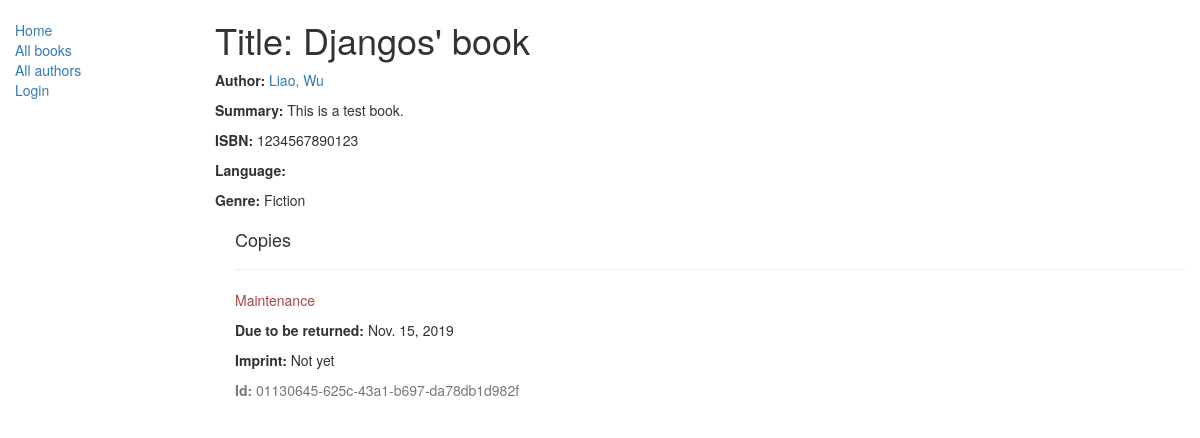
The app's page /catalog/book/1, older data.
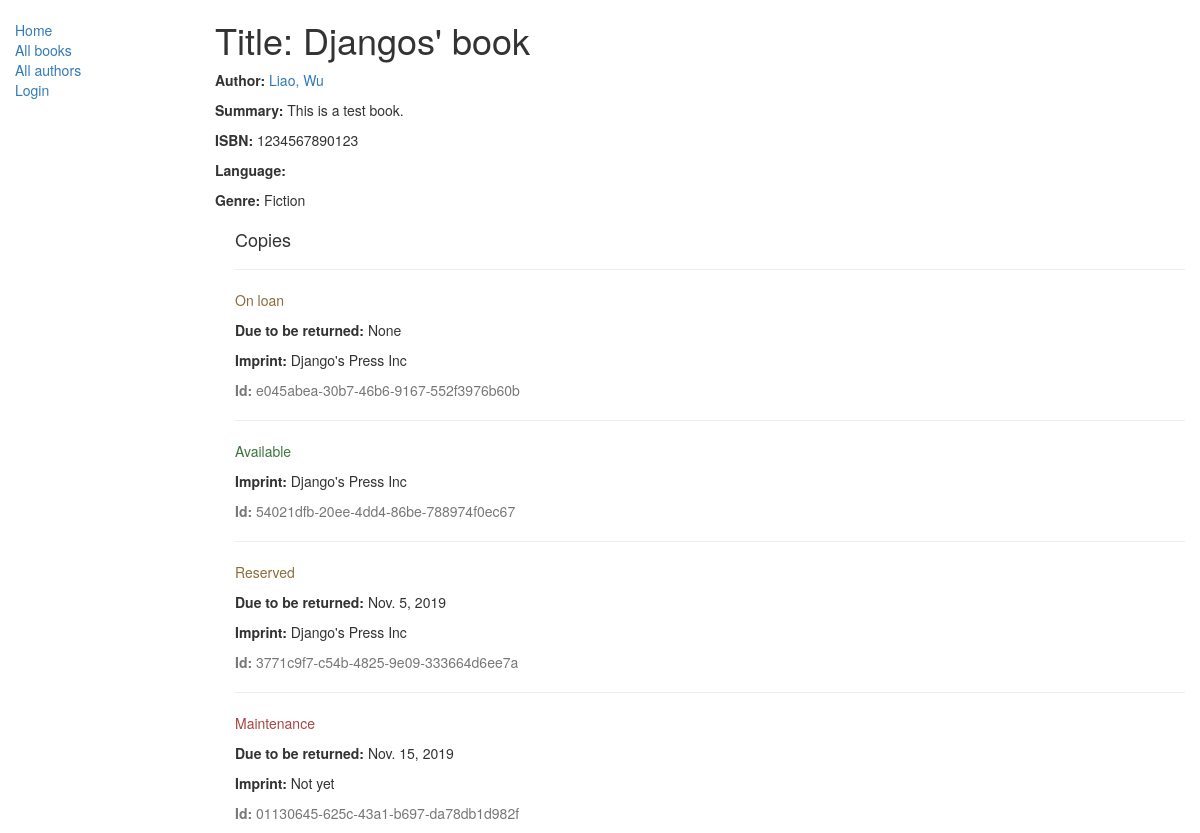
The same page, newer data.
### catalog/models.py (models this page shows, shortened)
class Book(models.Model):
       title = models.CharField(max_length=200)
       author = models.ForeignKey('Author', on_delete=models.SET_NULL, null=True)
       summary = models.TextField(max_length=1000, help_text="Enter a brief description of the book")
       isbn = models.CharField('ISBN',max_length=13, help_text='13 Character <a href="https://www.isbn-international.org/content/what-isbn">ISBN number</a>')
       genre = models.ManyToManyField(Genre, help_text="Select a genre for this book")
       def display_genre(self):
           """
           Creates a string for the Genre. This is required to display genre in Admin.
           """
           return ', '.join([ genre.name for genre in self.genre.all()[:3] ])
       display_genre.short_description = 'Genre'

class Author(models.Model):
      first_name = models.CharField(max_length=100)
      last_name = models.CharField(max_length=100)
      date_of_birth = models.DateField(null=True, blank=True)
      date_of_death = models.DateField('death', null=True, blank=True)
      def __str__(self):
       return '%s, %s' % (self.last_name, self.first_name)
      class Meta:
          ordering=['last_name']

class Genre(models.Model):
        name = models.CharField(max_length=200, help_text="Enter a book genre (e.g. Science Fiction, French Poetry etc.)")
        def __str__(self):
             return self.name

class BookInstance(models.Model):
        id = models.UUIDField(primary_key=True, default=uuid.uuid4, help_text="Unique ID for this particular book across whole library")
        book = models.ForeignKey('Book', on_delete=models.SET_NULL, null=True)
        imprint = models.CharField(max_length=200)
        due_back = models.DateField(null=True, blank=True)
        LOAN_STATUS = (
           ('m', 'Maintenance'),
           ('o', 'On loan'),
           ('a', 'Available'),
           ('r', 'Reserved'),
         )
        status = models.CharField(max_length=1, choices=LOAN_STATUS, blank=True, default='m', help_text='Book availability')
        borrower = models.ForeignKey(User, on_delete=models.SET_NULL, null=True, blank=True)
        class Meta:
            ordering = ["due_back"]
            permissions = (("can_mark_returned", "Set book as returned"),)

### catalog/views.py (the view)
# urls.py: path('book/<int:pk>', views.BookDetailView.as_view(), name='book-detail'),
class BookDetailView(generic.DetailView):
         model = Book

### catalog/templates/catalog/book_detail.html
{% extends "base_generic.html" %}
{% block content %}
  <h1>Title: {{ book.title }}</h1>
  <p><strong>Author:</strong> <a href="{% url 'author-detail' book.author.pk %}">{{ book.author }}</a></p>
  <p><strong>Summary:</strong> {{ book.summary }}</p>
  <p><strong>ISBN:</strong> {{ book.isbn }}</p>
  <p><strong>Language:</strong> {{ book.language }}</p>
  <p><strong>Genre:</strong> {% for genre in book.genre.all %} {{ genre }}{% if not forloop.last %}, {% endif %}{% endfor %}</p>
  <div style="margin-left:20px;margin-top:20px">
    <h4>Copies</h4>
    {% for copy in book.bookinstance_set.all %}
    <hr>
    <p class="{% if copy.status == 'a' %}text-success{% elif copy.status == 'm' %}text-danger{% else %}text-warning{% endif %}">{{ copy.get_status_display }}</p>
    {% if copy.status != 'a' %}<p><strong>Due to be returned:</strong> {{copy.due_back}}</p>{% endif %}
    <p><strong>Imprint:</strong> {{copy.imprint}}</p>
    <p class="text-muted"><strong>Id:</strong> {{copy.id}}</p>
    {% endfor %}
  </div>
{% endblock %}

### catalog/templates/base_generic.html (shortened to what this page needs)
<!DOCTYPE html>
<html lang="en">
<head>
  <link rel="stylesheet" href="https://maxcdn.bootstrapcdn.com/bootstrap/3.3.7/css/bootstrap.min.css">
  {% load static %}
  <link rel="stylesheet" href="{% static 'css/styles.css' %}">
</head>
<body>
  <div class="container-fluid">
    <div class="row">
      <div class="col-sm-2">
      {% block sidebar %}
      <ul class="sidebar-nav">
          <li><a href="{% url 'index' %}">Home</a></li>
          <li><a href="{% url 'books' %}">All books</a></li>
          <li><a href="{% url 'authors' %}">All authors</a></li>
           {% if user.is_authenticated %}
           <li>User: {{ user.get_username }}</li>
           <li><a href="{% url 'my-borrowed' %}">My Borrowed </a></li>
           <li><a href="{% url 'logout'%}?next={{request.path}}">Logout</a></li>
           {% else %}
             <li><a href="{% url 'login'%}?next={{request.path}}">Login</a></li>
           {% endif %}
      </ul>
     {% endblock %}
      </div>
      <div class="col-sm-10 ">
      {% block content %}{% endblock %}
      </div>
    </div>
  </div>
</body>
</html>

### catalog/static/css/styles.css (style rules this page uses)
.sidebar-nav { margin-top: 20px; padding: 0; list-style: none; }

Row changes from the older to the newer data that the page shows:
added BookInstance: status "On loan", due_back "None", imprint "Django's Press Inc", id "e045abea-30b7-46b6-9167-552f3976b60b"
added BookInstance: status "Available", imprint "Django's Press Inc", id "54021dfb-20ee-4dd4-86be-788974f0ec67"
added BookInstance: status "Reserved", due_back "Nov. 5, 2019", imprint "Django's Press Inc", id "3771c9f7-c54b-4825-9e09-333664d6ee7a"
